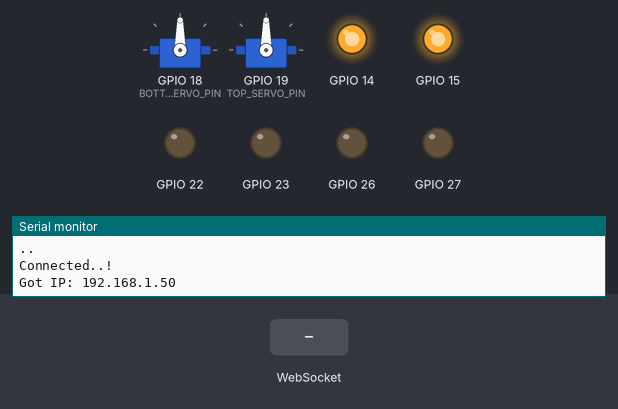
A sketch run on a simulated ESP32. On the bench: 2 × servo, output pins drawn as LEDs (lit = HIGH), the last lines printed to the serial monitor. Inputs (shaded band) come from the test bench. WiFi joins after 1.5 s; servers stay silent unless stated.

Above: at 3.2 s.
3.3 s: WebSocket text "Bottom" received
At 3.7 s:
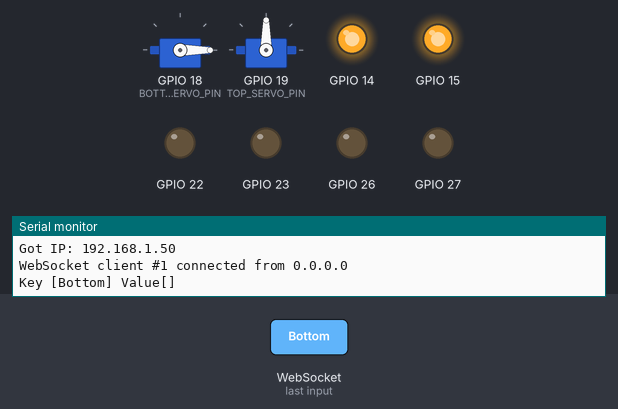
4.8 s: WebSocket text "Top" received
At 6.0 s:
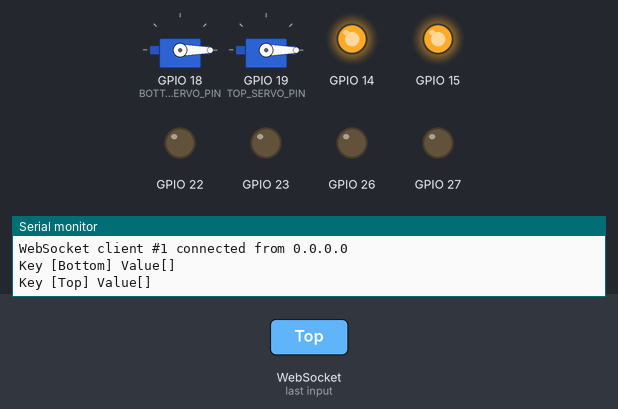
Timing chart, 0 to 7.8 s (numbered marks = the images above; inputs shaded):
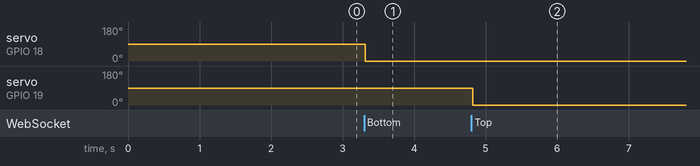

Measured:
- after the input at 3.3 s, servo on GPIO 18 (BOTTOM_SERVO_PIN): 90° → 0° at once
- after the input at 4.8 s, servo on GPIO 19 (TOP_SERVO_PIN): 90° → 0° at once

The sketch:

main.ino
```cpp
#include <WiFi.h>
#include <AsyncTCP.h>
#include <ESPAsyncWebServer.h>
#include <ESP32Servo.h>
#include <iostream>
#include <sstream>

// Define constants
#define BOTTOM_SERVO_PIN 18
#define TOP_SERVO_PIN 19
#define UP 1
#define DOWN 2
#define LEFT 3
#define RIGHT 4
#define STOP 0
#define RIGHT_MOTOR 0
#define LEFT_MOTOR 1
#define FORWARD 1
#define BACKWARD -1

// CAM (access point) credentials
const char* ssid = "LilyGo-CAM-C8:2B";
const char* password = "";

Servo bottomServo;
Servo topServo;

struct MOTOR_PINS
{
  int pinEn;
  int pinIN1;
  int pinIN2;
};

std::vector<MOTOR_PINS> motorPins =
{
  {14, 26, 27}, // Left motor (EnA, IN1, IN2)
  {15, 22, 23},  // Right motor (EnB, IN3, IN4)
};

// PWM for velocity motor control
const int PWMFreq = 1000; /* 1 KHz */
const int PWMResolution = 8;
const int PWMSpeedChannel = 2;

// Web server and web socket setup
AsyncWebServer server(80);
AsyncWebSocket ws("/ws");

// HTML Page
const char index_html[] PROGMEM = R"HTMLHOMEPAGE(
<!DOCTYPE html>
<html>
  <head>
    <meta name="viewport" content="width=device-width, initial-scale=1, maximum-scale=1, user-scalable=no">
    <style>
      body {
        user-select: none;
        background-color: #fcfcfc;
        font-family: sans-serif;
      }

      p {
        margin: 0 0 8px;
      }

      img {
        display: block;
        margin: 0 auto 32px;
        height: auto;
        width: 450px;
      }

      .container {
        width: 100%;
        max-width: 800px;
        margin: 0 auto;
      }

      .controls {
        display: flex;
        align-items: center;
        justify-content: space-between;
      }

      button {
        background: transparent;
        border: none;
      }

      .sliders {
        width: 50%;
      }

      .slide-container {
        width: 100%;
      }

      .slider {
        width: 100%;
        height: 15px;
        border-radius: 5px;
        background: #d3d3d3;
        outline: none;
        opacity: 0.7;
        -webkit-transition: .2s;
        transition: opacity .2s;
      }

      .slider:hover {
        opacity: 1;
      }

      .cross-control {
        margin-left: 55px;
      }

      .cross-center{
        background-color: #333333;
        width: 55px;
        height: 55px;
        position: relative;
      }

      .cross-circle{
        background-color: #292929;
        width: 45px;
        height: 45px;
        position: absolute;
        border-radius: 100%;
        margin-top: 5px;
        margin-left: 5px;
      }

      .cross-top{
        background-color: #333333;
        width: 55px;
        height: 55px;
        position: absolute;
        border-radius: 15%;
        margin-top: -40px;
      }

      .cross-bottom{
        background-color: #333333;
        width: 55px;
        height: 55px;
        position: absolute;
        border-radius: 15%;
        margin-top: 40px;
      }

      .cross-left{
        background-color: #333333;
        width: 55px;
        height: 55px;
        position: absolute;
        border-radius: 15%;
        margin-left: -40px;
      }

      .cross-right{
        background-color: #333333;
        width: 55px;
        height: 55px;
        position: absolute;
        border-radius: 15%;
        margin-left: 40px;
      }
    </style>
  </head>
  <body>
    <div class ="container">
      <img src="http://192.168.4.1:81/stream"></td>
      <div class="controls">
        <div class="cross-control">
          <div class="cross-center">
            <button onmousedown='sendData("MoveCar","1")' onmouseup='sendData("MoveCar","0")' class="cross-top"></button>
            <button onmousedown='sendData("MoveCar","2")' onmouseup='sendData("MoveCar","0")' class="cross-bottom"></button>
            <button onmousedown='sendData("MoveCar","3")' onmouseup='sendData("MoveCar","0")' class="cross-left"></button>
            <button onmousedown='sendData("MoveCar","4")' onmouseup='sendData("MoveCar","0")' class="cross-right"></button>
            <button onclick='sendData("MoveCar","0")' class="cross-circle"></button>
          </div>
        </div>
        <div class="sliders">
          <p>Servo Superior</p>
          <div class="slide-container">
            <input type="range" min="0" max="180" value="90" class="slider" id="Top" oninput='sendData("Top",value)'>
          </div>

          <p>Servo Inferior</p>
          <div class="slide-container">
            <input type="range" min="0" max="180" value="90" class="slider" id="Bottom" oninput='sendData("Bottom",value)'>
          </div>

        </div>
      </div>
    </div>
    <script>
      var websocket;

	    window.addEventListener('load', function() {
        websocket = new WebSocket(`ws://${window.location.hostname}/ws`);

        websocket.onopen = function(event) {
          console.log('Connection established');
        }

        websocket.onclose = function(event) {
          console.log('Connection died');
        }

        websocket.onerror = function(error) {
          console.log('error');
        };

        websocket.onmessage = function(event) {};
      });

      function sendData(key, value) {
        var data = key + "," + value;
        websocket.send(data);
        console.log(data);
      }
	  </script>
  </body>
</html>
)HTMLHOMEPAGE";

void rotateMotor(int motorNumber, int motorDirection)
{
  if (motorDirection == FORWARD)
  {
    digitalWrite(motorPins[motorNumber].pinIN1, HIGH);
    digitalWrite(motorPins[motorNumber].pinIN2, LOW);
  }
  else if (motorDirection == BACKWARD)
  {
    digitalWrite(motorPins[motorNumber].pinIN1, LOW);
    digitalWrite(motorPins[motorNumber].pinIN2, HIGH);
  }
  else
  {
    digitalWrite(motorPins[motorNumber].pinIN1, LOW);
    digitalWrite(motorPins[motorNumber].pinIN2, LOW);
  }
}

void moveCar(int inputValue)
{
  ledcWrite(PWMSpeedChannel, 255);
  switch(inputValue)
  {
    case UP:
      rotateMotor(RIGHT_MOTOR, FORWARD);
      rotateMotor(LEFT_MOTOR, FORWARD);
      break;

    case DOWN:
      rotateMotor(RIGHT_MOTOR, BACKWARD);
      rotateMotor(LEFT_MOTOR, BACKWARD);
      break;

    case LEFT:
      rotateMotor(RIGHT_MOTOR, BACKWARD);
      rotateMotor(LEFT_MOTOR, FORWARD);
      break;

    case RIGHT:
      rotateMotor(RIGHT_MOTOR, FORWARD);
      rotateMotor(LEFT_MOTOR, BACKWARD);
      break;

    case STOP:
      rotateMotor(RIGHT_MOTOR, STOP);
      rotateMotor(LEFT_MOTOR, STOP);
      break;

    default:
      rotateMotor(RIGHT_MOTOR, STOP);
      rotateMotor(LEFT_MOTOR, STOP);
      break;
  }
}

void webSocketEventHandler(AsyncWebSocket *server,
                      AsyncWebSocketClient *client,
                      AwsEventType type,
                      void *arg,
                      uint8_t *data,
                      size_t len)
{
  switch (type)
  {
    case WS_EVT_CONNECT:
      Serial.printf("WebSocket client #%u connected from %s\n", client->id(), client->remoteIP().toString().c_str());
      break;
    case WS_EVT_DISCONNECT:
      Serial.printf("WebSocket client #%u disconnected\n", client->id());

      moveCar(0);
      bottomServo.write(90);
      topServo.write(90);
      break;
    case WS_EVT_DATA:
      AwsFrameInfo *info;
      info = (AwsFrameInfo*)arg;
      if (info->final && info->index == 0 && info->len == len && info->opcode == WS_TEXT)
      {
        std::string myData = "";
        myData.assign((char *)data, len);
        std::istringstream ss(myData);
        std::string key, value;
        std::getline(ss, key, ',');
        std::getline(ss, value, ',');
        Serial.printf("Key [%s] Value[%s]\n", key.c_str(), value.c_str());
        int valueInt = atoi(value.c_str());
        if (key == "MoveCar")
        {
          moveCar(valueInt);
        }
        else if (key == "Bottom")
        {
          bottomServo.write(valueInt);
        }
        else if (key == "Top")
        {
          topServo.write(valueInt);
        }
      }
      break;
    case WS_EVT_PONG:
    case WS_EVT_ERROR:
      break;
    default:
      break;
  }
}

void setupPins()
{
  Serial.println("Setup pins...");

  // Setup servo's pins
  bottomServo.attach(BOTTOM_SERVO_PIN);
  topServo.attach(TOP_SERVO_PIN);

  ledcSetup(PWMSpeedChannel, PWMFreq, PWMResolution);

  for (int i = 0; i < motorPins.size(); i++)
  {
    pinMode(motorPins[i].pinEn, OUTPUT);
    Serial.printf("Setting pin %d as output\n", motorPins[i].pinEn);
    pinMode(motorPins[i].pinIN1, OUTPUT);
    Serial.printf("Setting pin %d as output\n", motorPins[i].pinIN1);
    pinMode(motorPins[i].pinIN2, OUTPUT);
    Serial.printf("Setting pin %d as output\n", motorPins[i].pinIN2);

    Serial.printf("Attaching pin %d to channel %d\n", motorPins[i].pinEn, PWMSpeedChannel);
    ledcAttachPin(motorPins[i].pinEn, PWMSpeedChannel);
  }

  moveCar(STOP);
}

void setup(){
  // Serial port for debugging purposes
  Serial.begin(115200);

  setupPins();

  Serial.print("Connecting to ");
  Serial.println(ssid);

  // Connect to Wi-Fi
  WiFi.begin(ssid, password);

  while (WiFi.status() != WL_CONNECTED) {
     delay(1000);
     Serial.print(".");
   }

  Serial.println("");
  Serial.println("Connected..!");
  Serial.print("Got IP: ");  Serial.println(WiFi.localIP());

  ws.onEvent(webSocketEventHandler);
  server.addHandler(&ws);

  // Create HTTP GET HTML index page
  server.on("/", HTTP_GET, [](AsyncWebServerRequest *request){
    request->send_P(200, "text/html", index_html);
  });

  server.begin();
}

void loop() {
  ws.cleanupClients();
}
```
